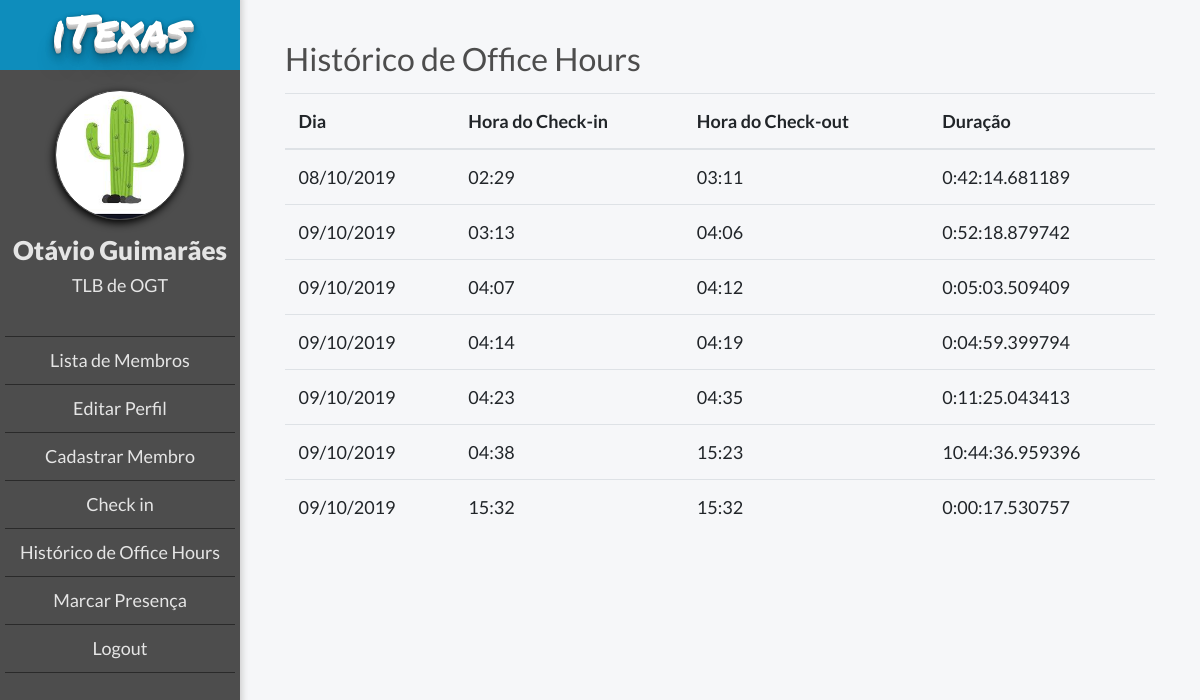
The app's page /office_hours/history/ (signed in) with its own data.
### members/models.py (models this page shows, shortened)
class MyUser(AbstractBaseUser):
    POST = (('1,', 'LCP'), ('2', 'LCVP'), ('3', 'TLB'), ('4', 'Membro'))
    DEPARTMENT = (
    ('1', 'LCP'), ('2', 'PM'), ('3', 'F&L'), ('4', 'B2C'), ('5', 'B2B'), ('6', 'OGE'), ('7', 'OGT'), ('8', 'OGV'),
    ('9', 'IGE'), ('10', 'IGT'),)
    email = models.EmailField(verbose_name='E-mail', max_length=255, unique=True)
    podio_code = models.CharField(max_length=10, verbose_name='ID do Podio', unique=True)
    first_name = models.CharField(max_length=20, verbose_name='Nome')
    last_name = models.CharField(max_length=20, verbose_name='Sobrenome')
    post = models.CharField(max_length=2, choices=POST, blank=True, null=True, verbose_name='Cargo')
    department = models.CharField(max_length=2, choices=DEPARTMENT, blank=True, null=True, verbose_name='Área')
    leader = models.ForeignKey("MyUser", blank=True, null=True, on_delete=models.SET_NULL, verbose_name='Líder')
    is_working = models.BooleanField(default=False)
    is_active = models.BooleanField(default=True, verbose_name='Está ativo')
    is_admin = models.BooleanField(default=False, verbose_name='É administrador')
    objects = MyUserManager()
    USERNAME_FIELD = 'podio_code'
    REQUIRED_FIELDS = ['email', 'first_name']

### office_hours/models.py (models this page shows)
class OfficeHour(models.Model):
    member = models.ForeignKey(MyUser, verbose_name='Membro', on_delete=models.CASCADE)
    date = models.DateField(verbose_name='Dia', default=date.today)
    checkin_time = models.DateTimeField(verbose_name='Hora do check-in', default=timezone.now)
    checkout_time = models.DateTimeField(verbose_name='Hora do check-out', blank=True, null=True)
    duration = models.DurationField(verbose_name='Duração', blank=True, null=True, help_text=('[DD] [HH:[MM:]] format'))

### office_hours/views.py (the view)
# urls.py: path('history/', views.history, name='office_hours_history'),
def history(request):
    office_hours = OfficeHour.objects.filter(member=request.user)
    return render(request, 'office_hours/history.html', {'office_hours': office_hours, 'request_user': request.user})

### templates/office_hours/history.html
{% extends "base.html" %}
{% if user.is_authenticated %}
    {% block body_block %}
        <h2 class="title">Histórico de Office Hours</h2>
        <table class="table">
            <thead>
            <tr>
                <th class="table-column">Dia</th>
                <th class="table-column">Hora do Check-in</th>
                <th class="table-column">Hora do Check-out</th>
                <th class="table-column">Duração</th>
            </tr>
            </thead>
                <tbody>
            {% for office_hour in office_hours %}
                <tr>
                    <td>{{ office_hour.date|date:'d/m/Y' }}</td>
                    <td>{{ office_hour.checkin_time|date:'H:i' }}</td>
                    <td>{{ office_hour.checkout_time|date:'H:i' }} </td>
                    <td id="duration">{{ office_hour.duration }}</td>
                </tr>
            {% endfor %}
                </tbody>
                </table>
    {% endblock %}
{% else %}
    <h2>Logar</h2>
{% endif %}

### templates/base.html (shortened to what this page needs)
{% load static %}
<!DOCTYPE html>
<html lang="en">
<head>
    <link rel="stylesheet" href="https://stackpath.bootstrapcdn.com/bootstrap/4.3.1/css/bootstrap.min.css"
>
    <link rel="stylesheet" href="https://maxcdn.bootstrapcdn.com/font-awesome/4.5.0/css/font-awesome.min.css">
    <link rel="stylesheet" href="{% static 'css/style.css' %}">
</head>
<body>
{% if user.is_authenticated %}
    <div class="ogr-container">
    <div class="page-body">
    <div class="lateral-menu">
        <div class="logo-area">
            <h2 class="logo-mobile">iTexas</h2>
        </div>
        <div class="menu-area">
            <div class="profile-picture"></div>
            <div class="member-infos">
                <h2 class="member-name">{{ request_user.first_name }} {{ request_user.last_name }}</h2>
                <h3 class="member-area">{{ request_user.get_post_display }} de {{ request_user.get_department_display }}</h3>
            </div>
            <ul class="function-list">
                <li><a href="{% url 'member_list' %}" class="button">Lista de Membros</a></li>
                <li><a href="{% url 'member_edit' user.podio_code %}" class="button">Editar Perfil</a></li>
                <li><a href="{% url 'register' %}" class="button">Cadastrar Membro</a></li>
                {% if user.is_working %}
                    <li><a href="{% url 'check' %}" class="button">Check out</a></li>
                {% else %}
                    <li><a href="{% url 'check' %}" class="button">Check in</a></li>
                {% endif %}
                <li><a href="{% url 'office_hours_history' %}" class="button">Histórico de Office Hours</a></li>
                <li><a href="" class="button">Marcar Presença</a></li>
                {% if user.is_authenticated %}
                    <li><a href="{% url 'user_logout' %}">Logout</a></li>
                {% else %}
                    <li><a class="navbar-link" href="{% url 'user_login' %}">Login</a></li>
                {% endif %}
            </ul>
        </div>
    </div>
    <div class="body-content">
        <div class="body-container">
            {% block body_block %}
            {% endblock %}
        </div>
    </div>
{% endif %}
</div>
</body>
</html>

### static/css/style.css (style rules this page uses)
* { font-family: 'Lato', sans-serif; font-size: 18px; }
body { background-color: #f6f7f9; }
.ogr-container { display: flex; justify-content: center; align-items: center; margin: 0 auto; background-color: #f6f7f9; flex-direction: column; }
.body-content { width: 100%; }
.profile-picture { border: 1px #444444 solid; background-position: center; background-size: cover; width: 150px; height: 150px; border-radius: 75px; box-shadow: -1px 3px 8px 0px #000000; }
.member-infos .member-name { margin-top: 15px; font-size: 26px; font-weight: 800; }
.member-infos .member-area { font-size: 18px; font-weight: 500; }
.page-body { width: 100%; display: flex; margin: 0 auto; }
.page-body .lateral-menu { max-width: 300px; width: 300px; background-color: #4D4D4D; float: left; box-shadow: 1px -6px 7px 1px #cccccc; }
.menu-area { display: flex; flex-direction: column; align-items: center; padding: 20px 5px; }
.page-body .lateral-menu .logo-area { display: flex; justify-content: center; align-items: center; background-color: #4AB9F1; height: 70px; color: #FFFFFF; background: #0e8dbc; text-shadow: 0 1px 0 #CCCCCC, 0 2px 0 #c9c9c9, 0 3px 0 #bbb, 0 4px 0 #b9b9b9, 0 5px 0 #aaa, 0 6px 1px rgba(0,0,0,.1), 0 0 5px rgba(0,0,0,.1), 0 1px 3px rgba(0,0,0,.3), 0 3px 5px rgba(0,0,0,.2), 0 5px 10px rgba(0,0,0,.25), 0 10px 10px rgba(0,0,0,.2), 0 20px 20px rgba(0,0,0,.15); }
.logo-mobile { font-family: 'Permanent Marker', cursive; font-size: 46px; font-weight: 300; }
.lateral-menu .profile-picture { width: 130px; height: 130px; }
.lateral-menu .member-infos { display: flex; flex-direction: column; align-items: center; color: #e5e5e5; }
.lateral-menu ul { display: flex; align-items: center; flex-direction: column; padding-top: 4rem; color: white; font-weight: 900; list-style-type: none; padding: 30px 0; list-style-type: none; width: 100%; cursor: pointer; }
.lateral-menu li { padding: 10px 0; border-bottom: 1px #2a2a2a solid; width: 100%; text-align: center; cursor: pointer; }
.lateral-menu a { color: #e5e5e5; font-weight: normal; }
.lateral-menu li:first-child { border-top: 1px #2a2a2a solid; }
.body-container { padding: 40px 45px; }
.body-container .title { font-size: 32px; color: #4D4D4D; font-weight: 400; }
.body-container .table { margin-top: 15px; }

### records on screen
MyUser: first_name "Otávio", last_name "Guimarães", post "TLB", department "OGT"
OfficeHour: date "08/10/2019", checkin_time "02:29", checkout_time "03:11", duration "0:42:14.681189"
OfficeHour: date "09/10/2019", checkin_time "03:13", checkout_time "04:06", duration "0:52:18.879742"
OfficeHour: date "09/10/2019", checkin_time "04:07", checkout_time "04:12", duration "0:05:03.509409"
OfficeHour: date "09/10/2019", checkin_time "04:14", checkout_time "04:19", duration "0:04:59.399794"
OfficeHour: date "09/10/2019", checkin_time "04:23", checkout_time "04:35", duration "0:11:25.043413"
OfficeHour: date "09/10/2019", checkin_time "04:38", checkout_time "15:23", duration "10:44:36.959396"
OfficeHour: date "09/10/2019", checkin_time "15:32", checkout_time "15:32", duration "0:00:17.530757"
